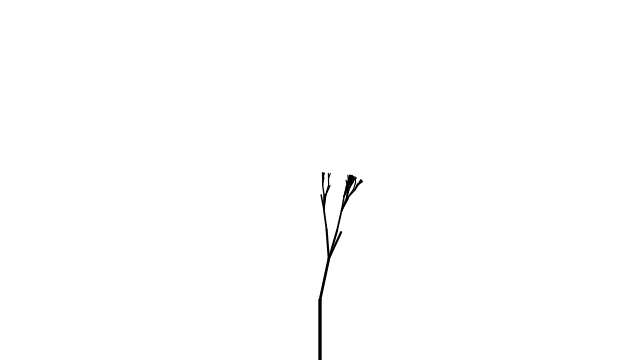
Frame 1 (no input)
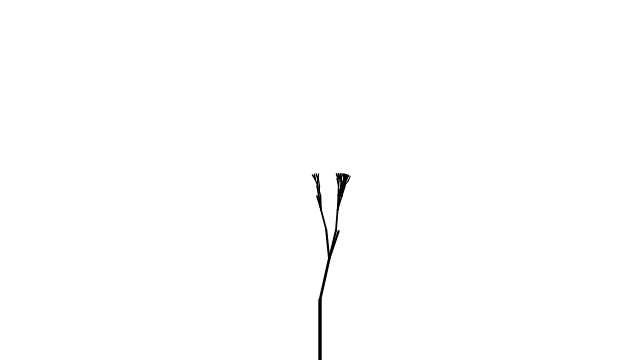
Frame 60 (no input)
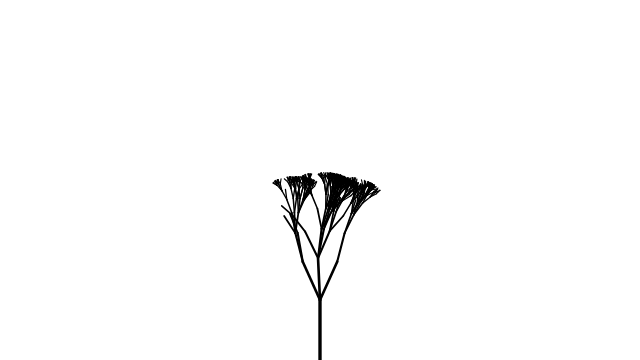
Frame 120 (the mouse pressed at the canvas centre since frame 60)

The p5.js sketch that drew these frames (run headless with seeded random() and noise() and a simulated clock; from frame 60 on, the mouse is pressed at the canvas centre):

// p5.js sketch
// ── sketch.js
// The Nature of Code
// Daniel Shiffman
// http://natureofcode.com

// Stochastic Tree with angles fluctuating with Perlin noise
// Nature of Code, Chapter 8

// Perlin noise offset 
var yoff = 0;
// Random seed to control randomness while drawing the tree
var seed = 5;

function setup() {
  createCanvas(640, 360);
}

function draw() {
  background(255);
  fill(0);

  stroke(0);
  // Start the tree from the bottom of the screen
  translate(width/2, height);
  // Move alogn through noise
  yoff += 0.005;
  randomSeed(seed);
  // Start the recursive branching!
  branch(60, 0);
}


function mousePressed() {
  // New tree starts with new noise offset and new random seed
  yoff = random(1000);
  seed = millis();
}


function branch(h, xoff) {
  // thickness of the branch is mapped to its length
  var sw = map(h, 2, 100, 1, 5);
  strokeWeight(sw);
  // Draw the branch
  line(0, 0, 0, -h);
  // Move along to end
  translate(0, -h);

  // Each branch will be 2/3rds the size of the previous one
  h *= 0.7;
  
  // Move along through noise space
  xoff += 0.1;

  if (h > 4) {
    // Random number of branches
    var n = int(random(0, 5));
    for (var i = 0; i < n; i++) {
      
      // Here the angle is controlled by perlin noise
      // This is a totally arbitrary way to do it, try others!
      var theta = map(noise(xoff+i, yoff), 0, 1, -PI/3, PI/3);
      if (n%2==0) theta *= -1;
      
      push();      // Save the current state of transformation (i.e. where are we now)
      rotate(theta);     // Rotate by theta
      branch(h, xoff);   // Ok, now call myself to branch again
      pop();       // Whenever we get back here, we "pop" in order to restore the previous matrix state
    }
  }
}
